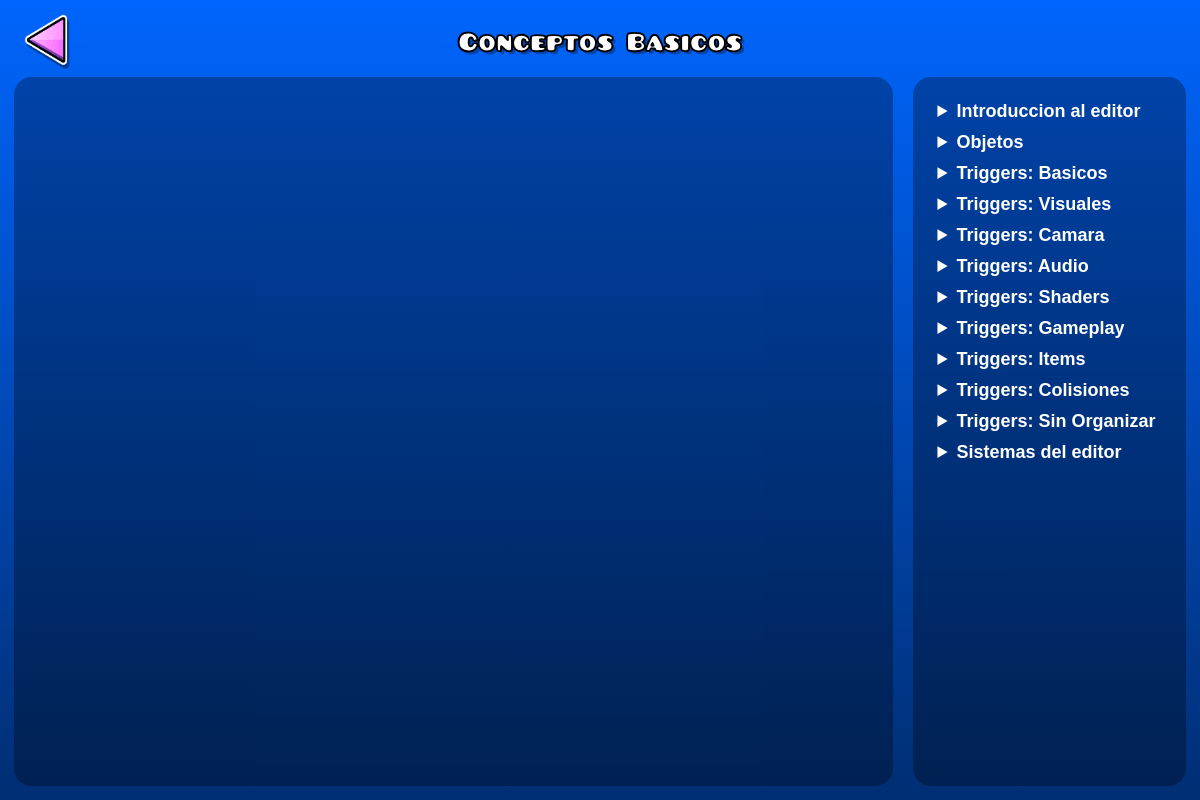
Page /pagina.php?g=ConceptosBasicos on the committed database.
### tables this page shows
CREATE TABLE `secciones` (
  `id_seccion` int(12) NOT NULL,
  `nombre_seccion` varchar(1000) NOT NULL,
  `titulo` varchar(200) NOT NULL,
  `seccion_url` varchar(1000) NOT NULL,
  `has_img` tinyint(1) NOT NULL DEFAULT 0,
  `imagen_uri` varchar(1000) DEFAULT NULL,
  `has_multiple_img` tinyint(1) NOT NULL DEFAULT 0,
  `flag` int(11) NOT NULL DEFAULT 1,
  `id_categoria` int(12) NOT NULL
);

CREATE TABLE `categorias` (
  `id_categoria` int(12) NOT NULL,
  `titulo` varchar(100) NOT NULL
);

### pagina.php (the view, shortened to what this page needs)
<?php
    require "config/connection.php";
    $guide = filter_input(INPUT_GET, 'g', FILTER_SANITIZE_STRING);
    if(empty($guide)){
        header ("Location: index.php");
    }
    else {
    $stmt = $conn->prepare("SELECT * FROM secciones WHERE nombre_seccion = ?");
    $stmt->execute([$guide]);
    $seccion = $stmt->fetch();
?>
<!DOCTYPE html>
<html lang="es">
<head>
    <link rel="stylesheet" href="assets/css/styles.css">
    <link rel="stylesheet" href="assets/css/guia.css">
</head>
<body>
    <div class="titlebar">
        <img class="back" onclick="goBack()" src="assets/img/left.png">
        <span id="title"><?php if (!empty($seccion)) { echo $seccion["titulo"]; } else { echo "Error 404 - Guia no encontrada"; } ?></span>
    </div>
    <div class="container">
        <div class="navbar unselectable" id="guideNavbar">
            <?php
                $categories = $conn->query("SELECT * FROM categorias");
                $html = '<ul>';
                while ($row = $categories->fetch(PDO::FETCH_ASSOC)) {
                $section = $row['titulo'];
                $openSection = false;
                $html .= "<li><details"  . ($openSection ? " open" : "") . "><summary>{$section}</summary><ul>";
                $html .= "<ul>";
                    $guides = $conn->query("SELECT * FROM secciones");
                    foreach ($guides as $guide){
                        if($row['id_categoria'] == $guide['id_categoria']){
                            $html .= "<li>";
                            $html .= "<a class=not-translated href=pagina.php?g={$guide['nombre_seccion']}>{$guide['titulo']}</a>";
                            $html .= "</li>";
                        }
                    }
                $html .= "</ul>";
                $html .= '</ul></details></li>';
                }
                    $html .= '</ul>';
                echo $html;
            ?>
        </div>
        <div class="content" id="guideContent">
        <?php
    }  ?>
        </div>
    </div>
</body>
</html>

### assets/css/styles.css (style rules this page uses)
body { background: linear-gradient(#0065FD, #002E73); background-color: #002E73; background-attachment: fixed; }
html, body { text-align: center; overflow-x: hidden; font-size: calc(21px + 0.6vw); }
.unselectable { user-select: none; }

### assets/css/guia.css (style rules this page uses)
html, body { width: 100%; height: 100%; overflow: hidden; }
body { gap: 8px; display: flex; padding: 14px; align-items: center; box-sizing: border-box; flex-direction: column; justify-content: center; }
.titlebar { width: 100%; height: 60px; display: flex; position: relative; align-items: center; flex-direction: row; justify-content: center; }
.back { top: 0; left: 10px; height: 100%; cursor: pointer; position: absolute; }
.container { gap: 20px; width: 100%; height: 100%; display: flex; overflow: hidden; text-align: left; box-sizing: border-box; flex-direction: row-reverse; }
.content { gap: 28px; width: 100%; display: flex; overflow: scroll; align-items: start; border-radius: 18px; box-sizing: border-box; flex-direction: column; padding: 34px 24px 24px 24px; background-color: rgba(0, 0, 0, 0.3); }
.container a, .container li, .container em, .container span, .container strong, .container details, .container summary { color: #fff; text-shadow: none; font-family: Helvetica, Arial, sans-serif; -webkit-text-stroke-width: 0; }
.content p, li { font-size: 18px; }
ul li { margin-bottom: 10px; }
.navbar { width: 30%; padding: 24px; overflow: scroll; border-radius: 18px; box-sizing: border-box; background-color: rgba(0, 0, 0, 0.3); }
.navbar li { font-weight: bold; list-style-type: none; }
.navbar summary { cursor: pointer; }

### rows in the picture
secciones: titulo "Conceptos Basicos"
categorias: titulo "Introduccion al editor"
categorias: titulo "Objetos"
categorias: titulo "Triggers: Basicos"
categorias: titulo "Triggers: Visuales"
categorias: titulo "Triggers: Camara"
categorias: titulo "Triggers: Audio"
categorias: titulo "Triggers: Shaders"
categorias: titulo "Triggers: Gameplay"
categorias: titulo "Triggers: Items"
categorias: titulo "Triggers: Colisiones"
categorias: titulo "Triggers: Sin Organizar"
categorias: titulo "Sistemas del editor"
